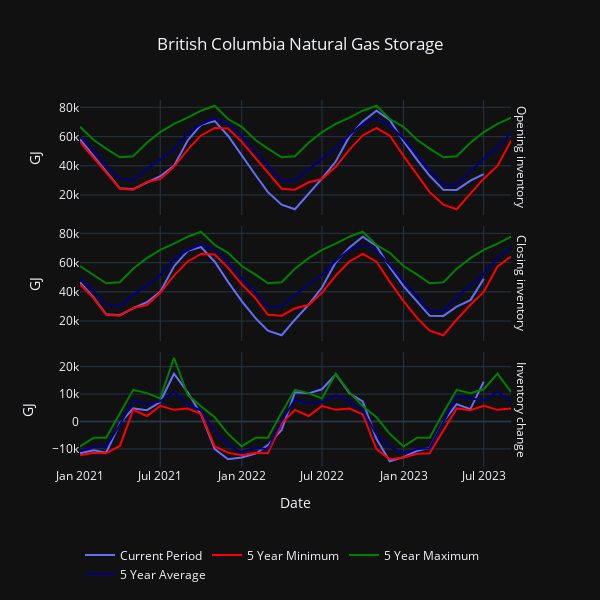

Notebook source saved alongside this figure:
### Code cell
import plotly.express as px
import plotly.graph_objects as go

# Create custom legend names
legend_names = {
    'GJ': 'Current Period',
    'Rolling_5_Year_Min': '5 Year Minimum',
    'Rolling_5_Year_max': '5 Year Maximum',
    'Avg_5_Year': '5 Year Average'    
}

# Create the figure
fig3 = px.line(bc_df, x='Date', y=['GJ', 'Rolling_5_Year_Min', 'Rolling_5_Year_max','Avg_5_Year'], facet_row='Storage',
               title="British Columbia Natural Gas Storage",
               facet_row_spacing=0.0, facet_col_spacing=0.0, facet_col_wrap=3)

# Update annotations to remove unwanted text
fig3.for_each_annotation(lambda a: a.update(text=a.text.split("=")[-1]))

# Update y-axes to not have any shared scales
fig3.update_yaxes(matches=None)

# Update the layout with the dark template and center-aligned title
fig3.update_layout(
    template="plotly_dark",
    title_x=0.5,
    height=600,
    width=600,
    legend_title_text=""  # Change the legend title to "Legend"
)

# Customize hovertemplate to show only the 'value'
fig3.update_traces(hovertemplate='<b>Date</b>: %{x}<br>'
                                '<b>Value (GJ)</b>: %{y}<br>')

# Update trace names with custom legend names
for trace in fig3.data:
    trace.name = legend_names.get(trace.name, '')

# Update x-axis and y-axis titles
# fig2.update_xaxes(title_text="Date")
fig3.update_yaxes(title_text="GJ")

# Move the legend to the bottom
fig3.update_layout(legend=dict(x=0, y=-0.2, orientation="h"))

# Change the color of the "5 Year Average" line to pink

fig3.update_traces(selector=dict(name='5 Year Average'), line=dict(color='navy'))
fig3.update_traces(selector=dict(name='5 Year Minimum'), line=dict(color='red'))
fig3.update_traces(selector=dict(name='GJ'), line=dict(color='blue'))
fig3.update_traces(selector=dict(name='5 Year Maximum'), line=dict(color='green'))


# Show the plot
fig3.show()
